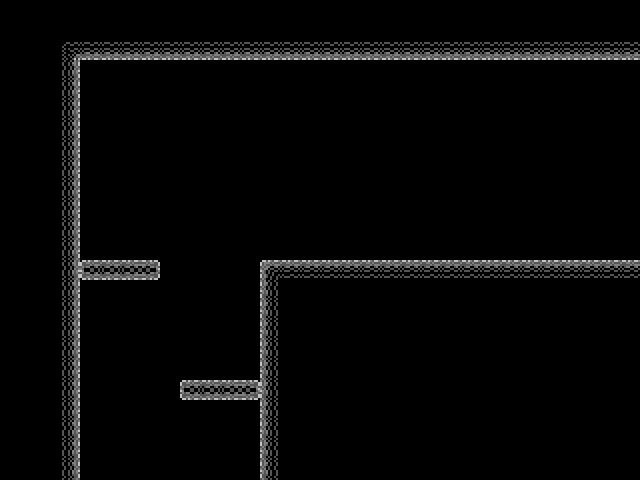

This game map was drawn from its Tiled (.tmx) file and the tilesets committed beside it. A one-line description and the trimmed map source follow:
An orthogonal 32x24 tile map with 20x20 px tiles, 1 tile layer (walls), 3 tilesets.

<map version="1.0" orientation="orthogonal" width="32" height="24" tilewidth="20" tileheight="20">
 <properties>
  <property name="bottomPortal" value="resources/cave05.tmx" />
  <property name="rightPortal" value="resources/cave07.tmx" />
 </properties>
 <tileset firstgid="1" name="tiles_cave_bg" tilewidth="20" tileheight="20">
  <image source="tiles_cave_bg.png" width="80" height="80" />
 </tileset>
 <tileset firstgid="17" name="tiles_cave" tilewidth="20" tileheight="20">
  <image source="tiles_cave.png" width="120" height="80" />
 </tileset>
 <tileset firstgid="41" name="cave_beach_bg" tilewidth="20" tileheight="20">
  <image source="cave_beach_bg.png" width="640" height="200" />
 </tileset>
 <layer name="walls" width="32" height="24">
  <data>[768 cells, 87 non-empty, 9 distinct tile ids]</data>
 </layer>
 <objectgroup name="objects" width="32" height="24" />
</map>